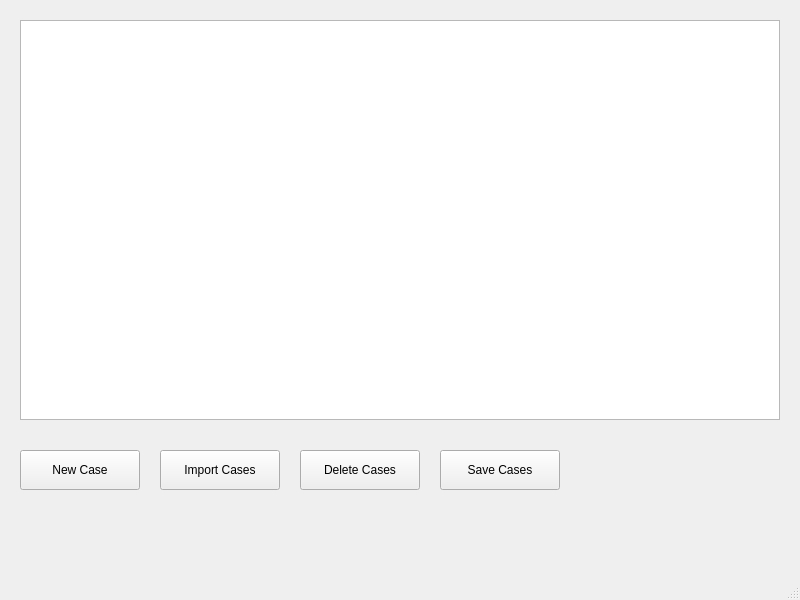
<?xml version="1.0" encoding="UTF-8"?>
<ui version="4.0">
 <class>MainWindow</class>
 <widget class="QMainWindow" name="MainWindow">
  <property name="geometry">
   <rect>
    <x>0</x>
    <y>0</y>
    <width>800</width>
    <height>600</height>
   </rect>
  </property>
  <property name="windowTitle">
   <string>Case Management</string>
  </property>
  <widget class="QWidget" name="centralwidget">
   <widget class="QTableWidget" name="case_table">
    <property name="geometry">
     <rect>
      <x>20</x>
      <y>20</y>
      <width>760</width>
      <height>400</height>
     </rect>
    </property>
   </widget>
   <widget class="QPushButton" name="button_new_case">
    <property name="geometry">
     <rect>
      <x>20</x>
      <y>450</y>
      <width>120</width>
      <height>40</height>
     </rect>
    </property>
    <property name="text">
     <string>New Case</string>
    </property>
   </widget>
   <widget class="QPushButton" name="button_import_cases">
    <property name="geometry">
     <rect>
      <x>160</x>
      <y>450</y>
      <width>120</width>
      <height>40</height>
     </rect>
    </property>
    <property name="text">
     <string>Import Cases</string>
    </property>
   </widget>
   <widget class="QPushButton" name="button_delete_cases">
    <property name="geometry">
     <rect>
      <x>300</x>
      <y>450</y>
      <width>120</width>
      <height>40</height>
     </rect>
    </property>
    <property name="text">
     <string>Delete Cases</string>
    </property>
   </widget>
   <widget class="QPushButton" name="button_save_cases">
    <property name="geometry">
     <rect>
      <x>440</x>
      <y>450</y>
      <width>120</width>
      <height>40</height>
     </rect>
    </property>
    <property name="text">
     <string>Save Cases</string>
    </property>
   </widget>
  </widget>
  <widget class="QMenuBar" name="menubar">
   <property name="geometry">
    <rect>
     <x>0</x>
     <y>0</y>
     <width>800</width>
     <height>23</height>
    </rect>
   </property>
  </widget>
  <widget class="QStatusBar" name="statusbar"/>
 </widget>
 <resources/>
 <connections/>
</ui>
